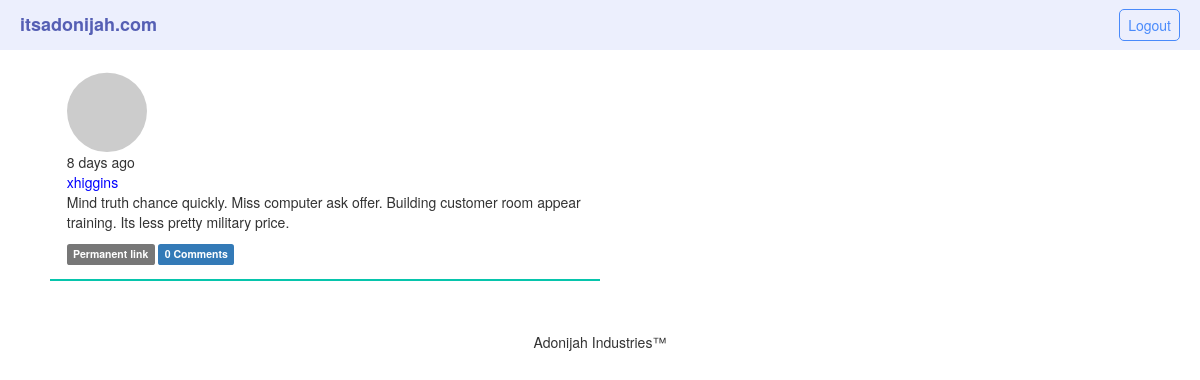
The app's page /post/2 (signed in) with its own data.
### app/models.py (models this page shows, shortened)
class Post(db.Model):
    __tablename__='posts'
    id=db.Column(db.Integer,primary_key=True)
    body=db.Column(db.Text)
    timestamp=db.Column(db.DateTime,index=True,default=datetime.utcnow)
    body_html=db.Column(db.Text)
    author_id=db.Column(db.Integer,db.ForeignKey('users.id'))
    comments=db.relationship('Comment',backref='post',lazy='dynamic')

class User(UserMixin,db.Model):
    __tablename__='users'
    id=db.Column(db.Integer,primary_key=True,autoincrement=True)
    email=db.Column(db.String(64),unique=True,index=True)
    name=db.Column(db.String(64))
    username=db.Column(db.String(64),unique=True,index=True)
    password_hash=db.Column(db.String(128))
    confirmed=db.Column(db.Boolean,default=False)
    location=db.Column(db.String(64))
    about_me=db.Column(db.Text())
    member_since=db.Column(db.DateTime(),default=datetime.utcnow)
    last_seen=db.Column(db.DateTime(),default=datetime.utcnow)
    avatar_hash=db.Column(db.String(64))
    role_id=db.Column(db.Integer,db.ForeignKey('roles.id'))
    posts=db.relationship('Post',backref='author',lazy='dynamic')
    followed=db.relationship('Follow',foreign_keys=[Follow.follower_id],backref=db.backref('follower', lazy='joined'), lazy='dynamic', cascade='all, delete-orphan')
    followers = db.relationship('Follow', foreign_keys=[Follow.followed_id], backref=db.backref('followed', lazy='joined'), lazy='dynamic', cascade='all, delete-orphan')
    comments=db.relationship('Comment',backref='author',lazy='dynamic')
    @property
    def password(self):
        raise AttributeError('Password is not a readable attribute')
    def can(self,perm):
        return self.role is not None and self.role.has_permission(perm)
    def is_administrator(self):
        return self.can(Permission.ADMIN)
    def ping(self):
        self.last_seen=datetime.utcnow()
        db.session.add(self)
        db.session.commit()
    def gravatar(self,size=100,default='identicon',rating='g'):
        if request.is_secure:
            url = 'https://secure.gravatar.com/avatar'
        else:
            url = 'http://www.gravatar.com/avatar'
        hash = hashlib.md5(self.email.lower().encode('utf-8')).hexdigest()
        return '{url}/{hash}?s={size}&d={default}&r={rating}'.format(url=url, hash=hash, size=size, default=default, rating=rating)

### app/main/views.py (the view, shortened to what this page needs)
@main.route('/post/<int:id>')
def post(id):
    post=Post.query.get_or_404(id)
    form = CommentForm()
    page = request.args.get('page', 1, type=int)
    if page == -1:
        page = (post.comments.count() - 1) // current_app.config['MICROBLOG_COMMENTS_PER_PAGE'] + 1
    pagination = post.comments.order_by(Comment.timestamp.asc()).paginate(page,per_page=current_app.config['MICROBLOG_COMMENTS_PER_PAGE'], error_out=False)
    comments = pagination.items
    return render_template('post.html', posts=[post], form=form,comments=comments, pagination=pagination)

### app/main/__init__.py (called while the page is built)
@main.app_context_processor
def inject_permission():
    return dict(Permission=Permission)

### app/main/views.py (called while the page is built)
@main.after_app_request
def after_request(response):
    for query in get_debug_queries():
        if query.duration >= current_app.config['MICROBLOG_SLOW_DB_QUERY_TIME']:
            current_app.logger.warning('Slow query: %s\nParameters: %s\nDuration: %fs\nContext: %s\n'% (query.statement, query.parameters, query.duration, query.context))
    return response

@main.before_app_request
def before_request():
    if current_user.is_authenticated and not current_user.confirmed and request.blueprint !='main' and request.endpoint !='static':
        return redirect(url_for('main.unconfirmed'))

@main.before_app_request
def before_request():
    if current_user.is_authenticated:
        current_user.ping()
        if not current_user.confirmed and request.endpoint and request.blueprint !='main' and request.endpoint != 'static':
            return redirect(url_for('main.unconfirmed'))

### app/models.py (called while the page is built)
@login_manager.user_loader
def load_user(user_id):
    return User.query.get(int(user_id))

### app/templates/post.html (shortened to what this page needs)
{% extends "base.html" %}
{% block content %}
{% include '_posts.html' %}
{{super()}}
{% endblock %}

### app/templates/_posts.html (shortened to what this page needs)
<ul class="posts">
{% for post in posts %}
    <li class="post">
        <div class="profile-thumbnail">
            <a href="{{ url_for('main.user', username=post.author.username) }}"><img class="img-circle profile-thumbnail" src="{{ post.author.gravatar(size=40) }}"></a>
        </div>
        <div class="post-date">
            {{ moment(post.timestamp).fromNow() }}
        </div>
        <div class="post-author">
            <a href="{{ url_for('main.user', username=post.author.username) }}"> {{ post.author.username }}</a>
        </div>
        <div class="post-body">
            {% if post.body_html %}
                {{ post.body_html | safe }}
            {% else %}
                {{ post.body }}
            {% endif %}
            <div class="post-footer">
                <a href="{{ url_for('main.post', id=post.id) }}"><span class="label label-default">Permanent link</span></a>
                <a href="{{ url_for('main.post', id=post.id) }}#comments">
                    <span class="label label-primary">{{ post.comments.count() }} Comments</span>
                </a>
            </div>
        </div>
    </li>
{% endfor %}
</ul>

### app/static/styles/styles.css (style rules this page uses)
:root { box-sizing: border-box; }
body { font: 'Ariel', 'sans-serif'; }
ul { list-style: none; height: 100%; display: flex; align-items: center; justify-content: space-around; }
ul a { color: white; }
ul li { padding: 5px; margin-left: 10px; }
.posts { display: flex; flex-direction: column; }
.post { flex: 1; padding: 1.2em; align-items: left; border-bottom: 2px solid rgb(7, 197, 172); }
.post-author>a { color: blue !important; }
.profile-thumbnail { margin-right: -5em; padding-top: .2em; }
@media (min-width:560px) { .posts { display: flex; max-width: 50%; flex-direction: column; justify-content: left; } }
@media (min-width:560px) { .post { display: flex; flex-direction: column; justify-content: left; } }

### records on screen
Post: timestamp "8 days ago", author.username "xhiggins", body_html "Mind truth chance quickly. Miss computer ask offer. Building customer room appear training. Its less pretty military price.", comments.count "0"
